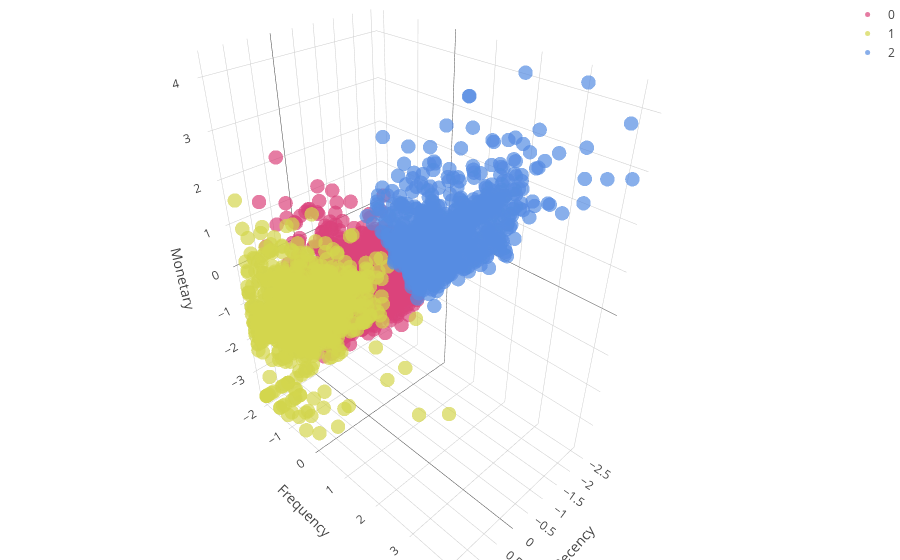

Notebook code cell kept with this figure:
### Code cell
iplot(fig_1)

### Figure 1 — Plotly figure (JSON) as saved in the notebook; plotly's stock layout.template omitted (floating-point values rounded to 4 significant figures; data arrays with more than 128 entries replaced by an {"elided": "..."} marker saying what was removed)
{"data": [{"marker": {"color": "#db437b", "opacity": 0.7, "size": 5}, "mode": "markers", "name": "0", "type": "scatter3d", "uid": "42706d4c-930e-4489-9e73-32969b8ef6a8", "x": {"elided": "1841 float values"}, "y": {"elided": "1841 float values"}, "z": {"elided": "1841 float values"}}, {"marker": {"color": "#d3d64d", "opacity": 0.7, "size": 5}, "mode": "markers", "name": "1", "type": "scatter3d", "uid": "e27a6842-e519-463d-bb41-9b2ef84c9771", "x": {"elided": "1349 float values"}, "y": {"elided": "1349 float values"}, "z": {"elided": "1349 float values"}}, {"marker": {"color": "#568ce2", "opacity": 0.7, "size": 5}, "mode": "markers", "name": "2", "type": "scatter3d", "uid": "7557985c-a35a-49ec-b123-8b73cd1dfb9d", "x": {"elided": "1032 float values"}, "y": {"elided": "1032 float values"}, "z": {"elided": "1032 float values"}}], "layout": {"margin": {"b": 0, "l": 0, "r": 0, "t": 0}, "scene": {"xaxis": {"title": "Recency"}, "yaxis": {"title": "Frequency"}, "zaxis": {"title": "Monetary"}}}}
